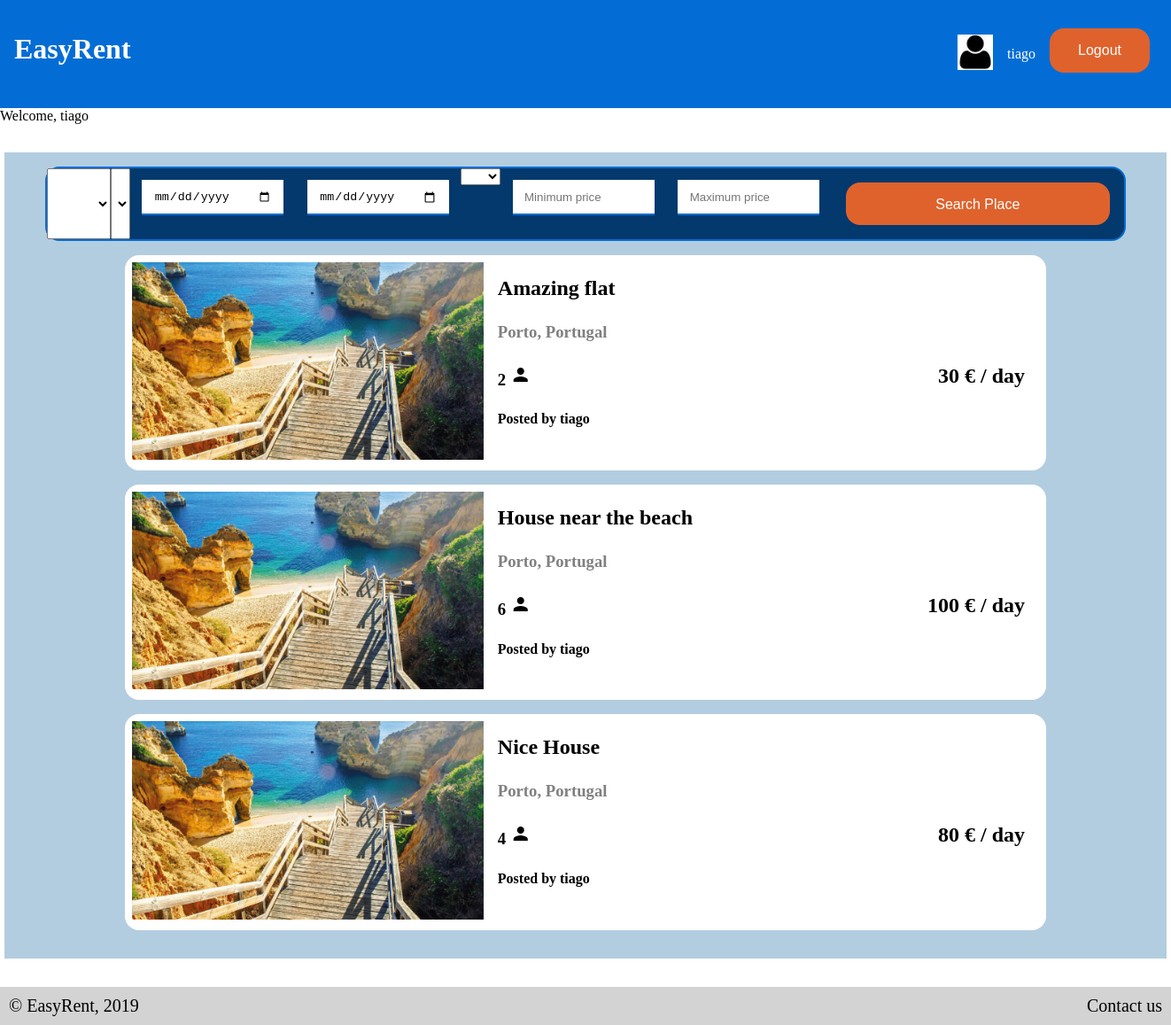
Screenshot of /pages/main.php (signed in) with the database file from the repository.
### tables this page shows
CREATE TABLE Place (id INTEGER PRIMARY KEY, title TEXT NOT NULL, price_day FLOAT NOT NULL, description TEXT, address TEXT, location_id INTEGER REFERENCES Location (id), owner TEXT REFERENCES User (username) NOT NULL, capacity INTEGER NOT NULL);

CREATE TABLE Location(
    id      INTEGER PRIMARY KEY,
    city    TEXT NOT NULL,
    country TEXT NOT NULL
);

### database/access_database.php (called while the page is built, shortened)
<?php
    function getAllPlaces() {
        $db = Database::instance()->db();
        $stmt = $db->prepare('SELECT * FROM Place');
        $stmt->execute();
        return $stmt->fetchAll();
    }
    function getLocation($location_id) {
        $db = Database::instance()->db();
        $location = $db->prepare('SELECT city, country FROM Location WHERE id = ?');
        $location->execute(array($location_id));
        return $location->fetch();
    }
    function getAllCountries() {
        $db = Database::instance()->db();
        $countries = $db->prepare('SELECT DISTINCT country FROM Location');
        $countries->execute();
        return $countries->fetchAll();
    }
    function get_user_thumbnail($username){
        $db = Database::instance()->db();
        $stmt = $db->prepare('SELECT path FROM Photo WHERE user = ?');
        $stmt->execute(array($username));
        $path = $stmt->fetch()['path'];
        if(!file_exists($path . '/thumbnail.jpg')) {
            return "../resources/default_users_tb.jpg";
        }
        return $path . '/thumbnail.jpg';
    }
?>

### templates/template_place.php (the view)
<?php
    function template_place($place){
    $location = getLocation($place['location_id']);
?>
    <a href="../pages/place.php?id=<?=$place['id']?>">
        <article class="place">
            <div class="place_photo">
                <img src="../resources/beachOpener.jpg" alt="Beach" style="max-width:100%;">
            </div>
            <div class="place_info">
                <h2 class="title"><?=$place['title']?></h3>
                <h3 class="location"><?=$location['city']?>, <?=$location['country']?></h3>
                <h3 class="capacity"><?=$place['capacity']?> <i class="material-icons">person</i> </h3>
                <h2 class="price"><?=$place['price_day']?> € / day</h3>
                <h4 class="owner">Posted by <?=$place['owner']?></h4>
            </div>
        </article>
    </a>
<?php
    }
?>

### templates/template_generic.php (shortened to what this page needs)
<?php
    include_once('../database/access_database.php');
    function template_header() {
?>
<!DOCTYPE html>
<html lang = "pt-PT">
    <head>
        <link href="../css/style.css" rel="stylesheet">
    </head>
    <body>
        <header>
            <h1><a href="../pages/main.php">EasyRent</a></h1>
            <?php
            if (isset($_SESSION['username']))
                template_user_section();
            ?>
        </header>
<?php }
    function template_footer() {
?>
        <footer>
            <p>&copy; EasyRent, 2019</p>
            <p>Contact us</p>
        </footer>
    </body>
</html>
<?php
    }
    function template_user_section() {
        $thumbnail = get_user_thumbnail($_SESSION['username']);
?>
        <div id = "header_user_section">
            <a href="profile.php?user=<?=$_SESSION['username']?>"><img src=<?=$thumbnail?> alt="Profile Picture Icon" style="width:40px;height:40px;"></a>
            <a href="profile.php?user=<?=$_SESSION['username']?>"><?= $_SESSION['username']?></a>
            <form action="../actions/process_logout.php"><input type="submit" id="logout" value="Logout"></form>
        </div>
<?php
    }
?>

### pages/main.php (shortened to what this page needs)
<?php
    include_once('../templates/template_generic.php');
    include_once('../templates/template_search.php');
    include_once('../templates/template_place.php');
    include_once('../database/access_database.php');
    $places = getAllPlaces();
    template_header();
?>
    <section id="user">
        Welcome, <?= $_SESSION['username']  ?>
    </section>
<section id="content">
<?php
    template_search();
    foreach ($places as $place) {
        template_place($place);
    }
?>
</section>
<?php
    template_footer();
?>

### templates/template_search.php (shortened to what this page needs)
<?php
    function template_search() {
        $countries = getAllCountries();
?>
    <section id = "search">
        <form action="../pages/search.php" method="get">
            <select name="where_country" id="country" value="">
                <option value="undefined"></option>
                <?php foreach ($countries as $country) {
                    ?>
                    <option value=<?=$country['country']?>><?=$country['country']?></option>
                    <?php
                }
                ?>
            </select>
            <select name="city" id="city" value="">
                <option value="undefined"></option>
            </select>
            <div id="date">
                <input type="date" name="checkin" id="checkin" required>
                <input type="date" name="checkout" id="checkout" required>
            </div>
            <div id="capacity">
                <select name="capacity" id="capacity" placeholder="Capacity">
                    <option value="undefined"></option>
                    <option value="1">1</option>
                </select>
            </div>
            <div id="price_range">
                <input type="number" id="min" name="minimum_price" placeholder="Minimum price" step="1">
                <input type="number" id="max" name="maximum_price" placeholder="Maximum price" step="1">
            </div>
            <input type="submit" id="submit_search" value="Search Place">
        </form>
    </section>
<?php
    }
?>

### css/style.css (style rules this page uses)
body { font-family: Cambria, Candara, Georgia, Times, 'Times New Roman', serif; margin: 0; }
a { color: black; text-decoration: none; }
body>header { background-color: #046DD5; text-decoration: none; color: white; font-style: normal; text-align: center; padding: 1em; display: flex; justify-content: space-between; }
body>header a { color: white; }
#header_user_section { display: flex; align-items: center; }
#header_user_section > * { margin: .5em; }
body>footer { background-color: lightgrey; margin: 0px; padding: 10px; text-align: right; font-size: 20px; display: flex; justify-content: space-between; }
body>footer p { margin: 0; }
input { width: 90%; padding: 1em; border: none; border-bottom: 2px solid #046DD5; box-sizing: border-box; display: block; margin: 1em auto; margin-top: 0.5em; }
input[type=submit] { width: 100%; background-color: #df622c; border: none; color: white; padding: 1em 2em; margin-bottom: 1em; cursor: pointer; font-size: 16px; border-radius: 1em; }
body>#content { background-color: #b3cde0; width: 80em; margin: 2em auto; padding: 1em; }
#search { background-color: #03396c; margin: 0em auto; margin-bottom: 1em; max-width: 95%; border-radius: 1em; border: 2px solid #046DD5; }
#search form { display: flex; grid-template-columns: auto auto auto; grid-template-rows: auto auto auto; }
#search input { width: 12em; height: 3em; margin: 1em; }
#search div { text-align: center; }
#search #date { display: flex; grid-column: 2 / 3; grid-row: 1 / 2; }
#search #capacity { grid-column-start: 1 / 2; grid-row-start: 2 / 3; }
#search #price_range { display: flex; grid-column-start: 2 / 3; grid-row-start: 2 / 3; }
#search #submit_search { width: 50%; margin: 1em; grid-column: 3 / 4; grid-row: 1 / 3; }
article.place { background-color: white; border-radius: 1em; width: 80%; padding: 0.5em; margin: 1em auto; display: flex; transition: padding 0.5s, background-color 0.5s; }
article.place div.place_photo { width: 40%; }
article.place div.place_info { width: 60%; margin: 1em; display: grid; grid-template-columns: auto auto; grid-template-rows: auto auto auto auto; }
article.place div.place_info .title { grid-column: 1 / 3; grid-row: 1 / 2; margin: 0; }
article.place div.place_info .location { grid-column: 1 / 3; grid-row: 2 / 3; margin: 0; color: gray; }
article.place div.place_info .capacity { grid-column: 1 / 2; grid-row: 3 / 4; margin: 0; }
article.place div.place_info .price { grid-column: 2 / 3; grid-row: 3 / 4; margin: 0; text-align: right; }
article.place div.place_info .owner { grid-column: 1 / 3; grid-row: 4 / 5; margin: 0; }

### rows the page displays
place: title "Amazing flat", location.city "Porto", location.country "Portugal", capacity "2", price_day "30", owner "tiago"
place: title "House near the beach", location.city "Porto", location.country "Portugal", capacity "6", price_day "100", owner "tiago"
place: title "Nice House", location.city "Porto", location.country "Portugal", capacity "4", price_day "80", owner "tiago"

### other values shown
$_SESSION['username'] "tiago"
